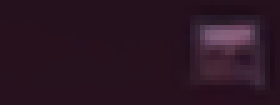
#> input picture opencv/genuin/off-dark_template.png, 56 x 21 px (shown 5 times larger)
$ python test5.py off-dark_template.png
#> lines starting #> are read from the running program, lines starting #| are printed output that depends on the picture
import cv2
import numpy as np
import sys


def checkWasher(image, template, max_zoom, accuracy):

#> called with image = 'off-dark_template.png', template = 'off-dark_template.png', max_zoom = 100, accuracy = 0.8
	img = cv2.imread(image)
#> img is the input picture: shape (21, 56, 3); mean B, G, R 35.1, 21.4, 43.1
	tpl = cv2.imread(template)

	for i in range(100,max_zoom+1,10):
		#print(f"IMG:{image} / TPL:{template} / ZOOM:{i}")

		# テンプレートの拡大
		tpl2 = cv2.resize(tpl, None, fx=i/100, fy=i/100,interpolation=cv2.INTER_CUBIC)

		# マルチマッチ
		result = cv2.matchTemplate(img, tpl2, cv2.TM_CCOEFF_NORMED)
		ys, xs = np.where(result >= accuracy)

		if len(ys):
			dst = img.copy()
			for x, y in zip(xs, ys):
				cv2.rectangle(dst,(x, y),(x+tpl2.shape[1], y+tpl2.shape[0]),color=(0, 255, 0),thickness=2)

			#cv2.imshow("frame", dst)
			#cv2.waitKey(0)
			return True, i
#> this loop made 1 pass
#> (result, ys, xs) on pass 1: ([1], [0], [0])
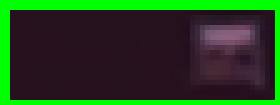
#> dst: shape (21, 56, 3) (shown 5 times larger); mean B, G, R 29.6, 66.4, 36

	return False, 0

	cv2.waitKey(0)
	cv2.destroyAllWindows()

#---

if( len(sys.argv)!=2 ):
	print( "python3 program [test file]" )
	exit
else:

	#タイマーセットしていないチェック
	res, zoom = checkWasher( sys.argv[1], "off-dark_template.png", 100, 0.80 )
	if res:
		print(f"Timer is OFF")
		sys.exit()
#> (the program exits here)
